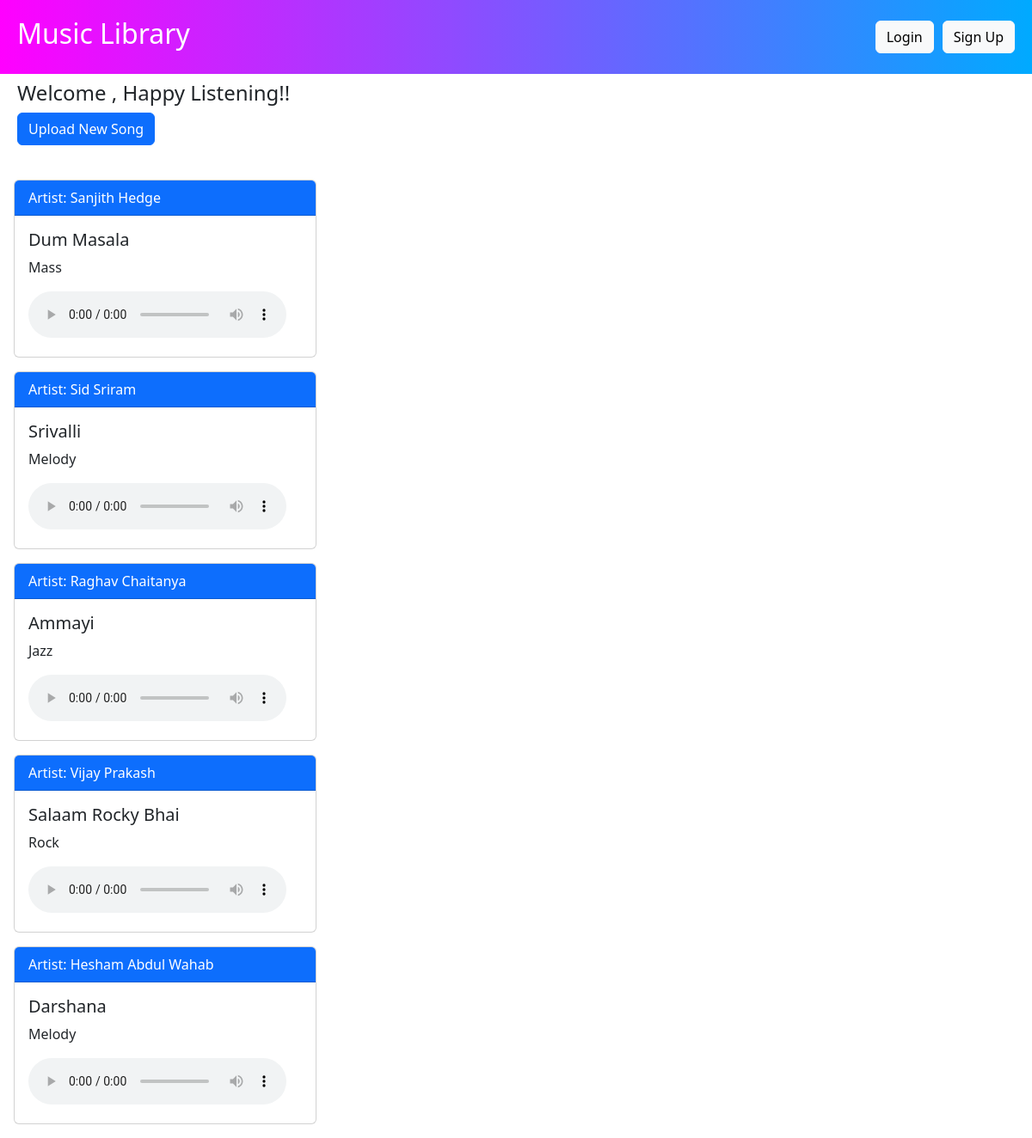
Before: / with the older database file.
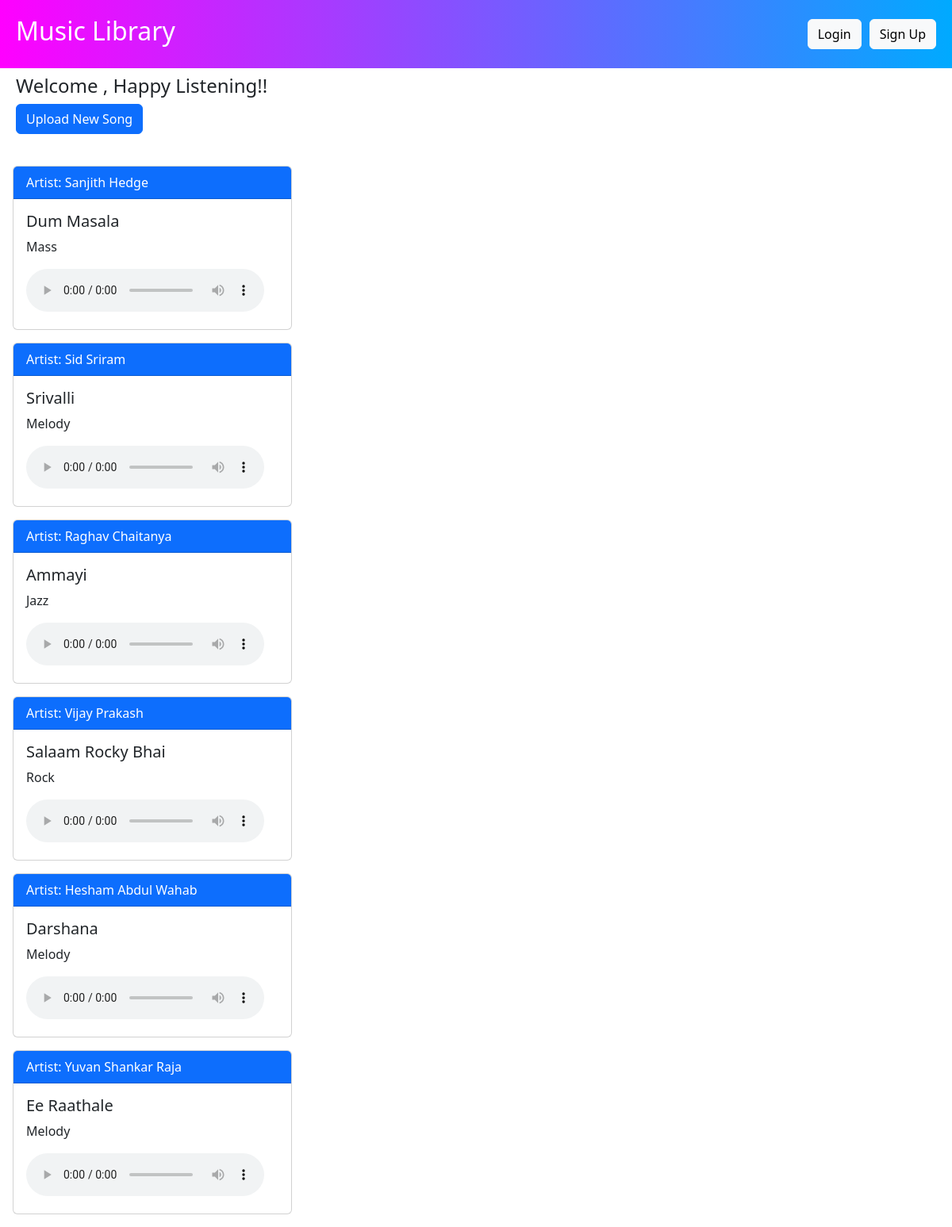
After: the same page with the newer database file.
### music/models.py (models this page shows, shortened)
class Music(models.Model):
    title = models.CharField(max_length=100)
    artist = models.CharField(max_length=100)
    genre = models.CharField(max_length=100)
    language = models.CharField(max_length=100)
    file_upload = models.FileField(upload_to='music/')

### music/views.py (the view)
# urls.py: path('', views.music_list, name='music_list'),
def music_list(request):
    songs = Music.objects.all()
    favorites_folder = None
    folders = []
    if request.user.is_authenticated:
        favorites_folder = Folder.objects.filter(owner=request.user, name='Favorites').first()
        folders = Folder.objects.filter(owner=request.user).exclude(name='Favorites')
    return render(request, 'list.html', {
        'songs': songs,
        'favorites_folder': favorites_folder,
        'folders': folders
    })

### music/templates/list.html (shortened to what this page needs)
<!DOCTYPE html>
<html lang="en">
<head>
    <link href="https://cdn.jsdelivr.net/npm/bootstrap@5.3.3/dist/css/bootstrap.min.css" rel="stylesheet">
</head>
<body>
    <header class="header-container">
        <h2>Music Library</h2>
        <div class="btn-container">
            {% if user.is_authenticated %}
                <a href="{% url 'logout' %}" class="btn btn-light">Logout</a>
            {% else %}
                <a href="{% url 'login' %}" class="btn btn-light">Login</a>
                <a href="{% url 'register' %}" class="btn btn-light">Sign Up</a>
            {% endif %}
        </div>
    </header>
    <div class="container-fluid welcome-container m-2">
        <h4>Welcome {{ user.username }}, Happy Listening!!</h4>
        <div class="mb-4">
            <a class="btn btn-primary" href="{% url 'upload_song' %}"> Upload New Song </a>
        </div>
    </div>
        <div class="row">
            <div class="col-md-4">
                {% for song in songs %}
                <div class="card m-3">
                    <div class="card-header bg-primary text-white">
                        Artist: {{ song.artist }}
                    </div>
                    <div class="card-body">
                        <h5 class="card-title">{{ song.title }}</h5>
                        <p class="card-text">{{ song.genre }}</p>
                        <audio controls>
                            <source src="{{ song.file_upload.url }}" type="audio/ogg">
                        </audio>
                    </div>
                </div>
                {% endfor %}
            </div>
        </div>
</body>
</html>

### music/templates/list.html (style rules this page uses)
.header-container { background: linear-gradient(270deg, hsla(200, 100%, 50%, 1), hsla(300, 100%, 50%, 1)); width: 100%; padding: 20px; color: white; display: flex; justify-content: space-between; align-items: center; }
.header-container .btn-container { display: flex; }
.header-container .btn-container a { margin-left: 10px; }

Changed rows visible on the page:
added Music: artist "Yuvan Shankar Raja", title "Ee Raathale", genre "Melody"
